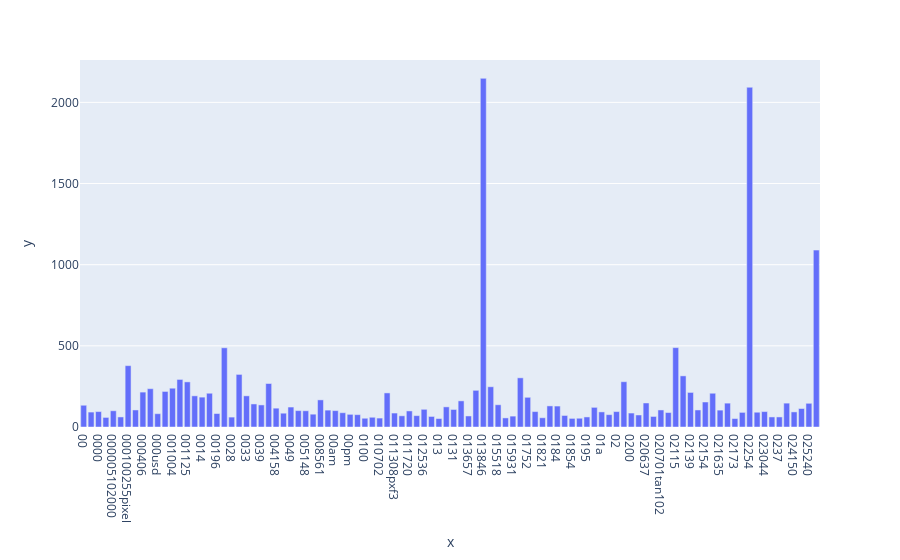

Notebook code for this chart:
### Code cell
# plot with plotly
import plotly.express as px
fig = px.bar(x=count_vect.get_feature_names_out()[:100],y=term_frequencies2[:100])
fig.show()

### Figure 1 — Plotly figure (JSON) as saved in the notebook; plotly's stock layout.template omitted (floating-point values rounded to 4 significant figures)
{"data": [{"alignmentgroup": "True", "hovertemplate": "x=%{x}<br>y=%{y}<extra></extra>", "legendgroup": "", "marker": {"color": "#636efa", "pattern": {"shape": ""}}, "name": "", "offsetgroup": "", "orientation": "v", "showlegend": false, "textposition": "auto", "type": "bar", "x": ["00", "000", "0000", "0000001200", "000005102000", "0001", "000100255pixel", "00014", "000406", "0007", "000usd", "0010", "001004", "0010580b", "001125", "001200201pixel", "0014", "001642", "00196", "002", "0028", "003258u19250", "0033", "0038", "0039", "004021809", "004158", "004627", "0049", "00500", "005148", "00630", "008561", "0094", "00am", "00index", "00pm", "01", "0100", "010116", "010702", "011255", "011308pxf3", "011605", "011720", "012019", "012536", "012946", "013", "013034", "0131", "013423tan102", "013657", "0138", "013846", "0150", "015518", "01580", "015931", "01720", "01752", "0179", "01821", "01830", "0184", "01852", "01854", "01890", "0195", "0199", "01a", "01wb", "02", "020", "0200", "020504", "020637", "020646", "020701tan102", "020751", "02115", "02118", "02139", "02142", "02154", "02160", "021635", "021708", "02173", "0223", "02254", "022621tan102", "023044", "0235", "0237", "024103", "024150", "024626", "025240", "025924"], "xaxis": "x", "y": [134, 92, 95, 59, 100, 62, 378, 105, 215, 236, 82, 219, 239, 293, 278, 192, 184, 208, 83, 488, 61, 324, 192, 142, 136, 268, 116, 85, 123, 101, 100, 79, 167, 104, 101, 88, 78, 76, 54, 60, 55, 210, 86, 69, 99, 70, 109, 65, 52, 124, 108, 161, 68, 226, 2148, 248, 137, 56, 67, 303, 183, 95, 57, 130, 129, 71, 53, 54, 62, 121, 93, 76, 95, 279, 86, 74, 148, 65, 105, 89, 489, 315, 213, 105, 154, 208, 104, 147, 52, 90, 2093, 91, 95, 62, 62, 147, 93, 114, 146, 1090], "yaxis": "y"}], "layout": {"barmode": "relative", "legend": {"tracegroupgap": 0}, "margin": {"t": 60}, "xaxis": {"anchor": "y", "domain": [0, 1], "title": {"text": "x"}}, "yaxis": {"anchor": "x", "domain": [0, 1], "title": {"text": "y"}}}}
